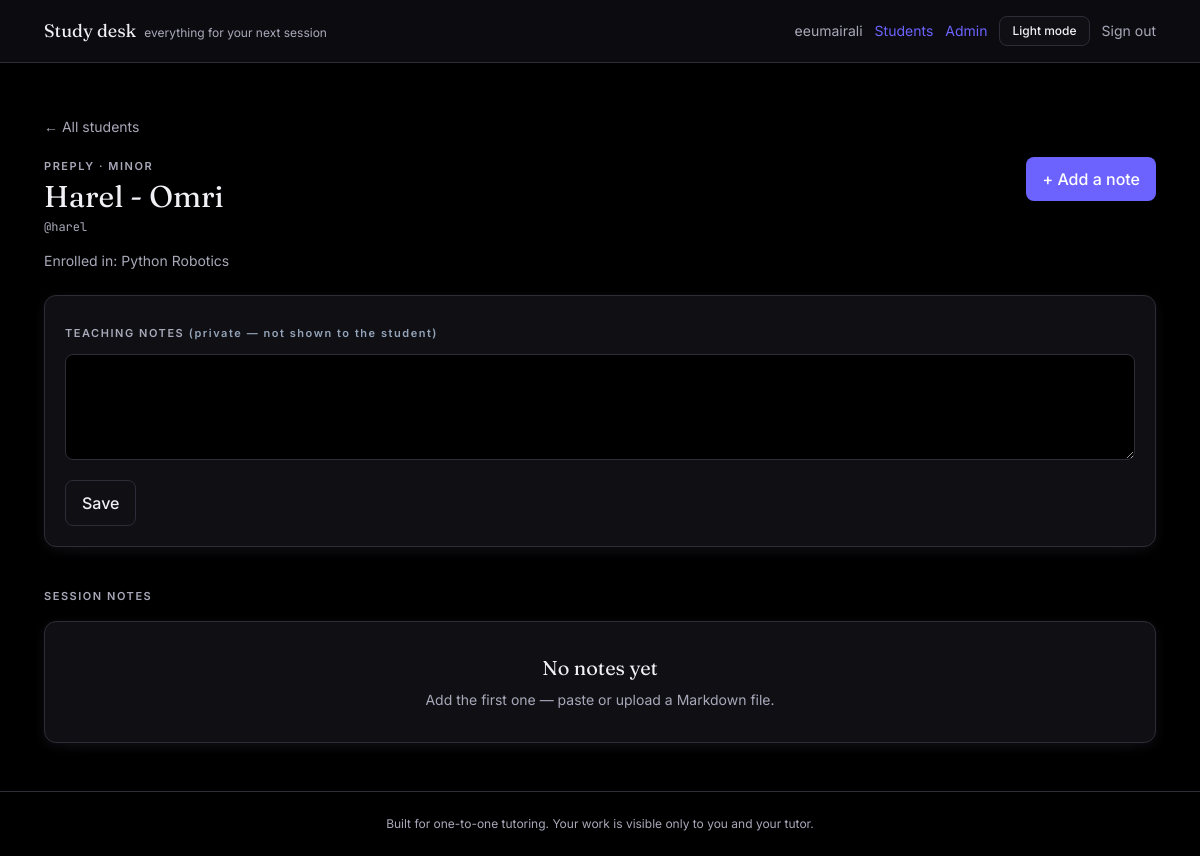
The page /students/18/ (signed in) on the database as committed earlier.
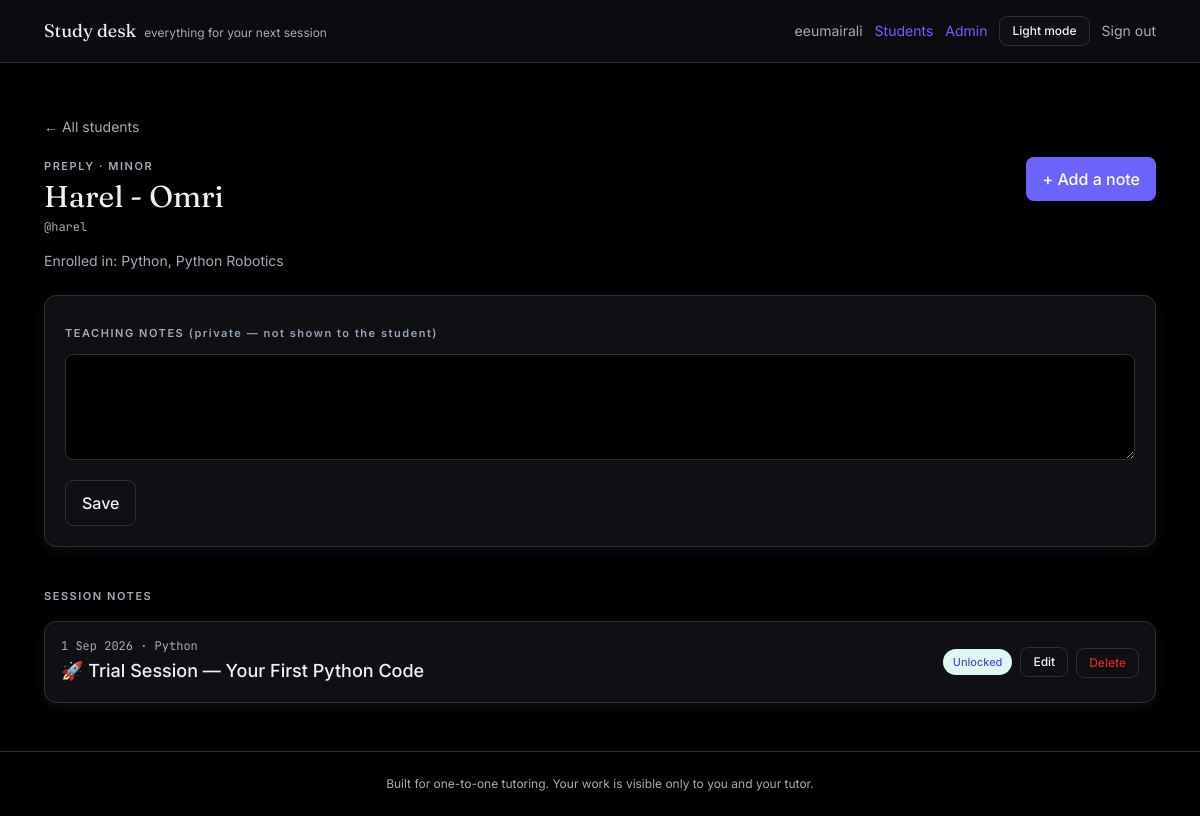
The same page on the database as committed later.
### learning/models.py (models this page shows, shortened)
class Course(models.Model):
    SUBJECTS = [
        ("python", "Python"),
        ("data", "Data science"),
        ("ml", "Machine learning / computer vision"),
        ("matlab", "MATLAB"),
        ("robotics", "Arduino / Webots robotics"),
        ("exam", "Exam preparation"),
    ]
    title = models.CharField(max_length=120)
    slug = models.SlugField(unique=True)
    subject = models.CharField(max_length=20, choices=SUBJECTS, default="python")
    description = models.TextField(blank=True)
    is_published = models.BooleanField(
        default=True, help_text="Untick to hide from students while you build it."
    )
    created_at = models.DateTimeField(auto_now_add=True)
    class Meta:
        ordering = ["title"]

class Lesson(models.Model):
    course = models.ForeignKey(Course, on_delete=models.CASCADE, related_name="lessons", null=True, blank=True)
    student = models.ForeignKey(
        settings.AUTH_USER_MODEL, on_delete=models.CASCADE, related_name="personal_lessons",
        null=True, blank=True, help_text="Set for a dated document written for one student.",
    )
    date = models.DateField(null=True, blank=True, help_text="Orders this on the student's timeline.")
    order = models.PositiveIntegerField(default=1, help_text="Position in the course (shared curriculum lessons only).")
    title = models.CharField(max_length=140)
    subtitle = models.CharField(max_length=255, blank=True)
    description = models.TextField(blank=True, help_text="What the student will do this session. (Legacy field — new lessons use markdown_source.)")
    markdown_source = models.TextField(blank=True, help_text="The lesson document. See skills/FORMAT_SPEC.md.")
    meta = models.JSONField(default=dict, blank=True, help_text="Unknown front-matter keys, rendered as header pills.")
    hint_seconds_default = models.PositiveIntegerField(default=20)
    is_published = models.BooleanField(default=True, help_text="Locked (unticked) lessons are invisible to the student.")
    class Meta:
        ordering = ["-date", "order", "id"]

### learning/views.py (the view)
# urls.py: path("students/<int:user_id>/", views.student_detail, name="student_detail"),
@staff_member_required
def student_detail(request, user_id):
    student = get_object_or_404(User, pk=user_id)
    profile = getattr(student, "student_profile", None)
    if request.method == "POST" and request.POST.get("action") == "save_profile" and profile:
        profile.notes = request.POST.get("notes", "")
        profile.save(update_fields=["notes"])
        return redirect("student_detail", user_id=student.id)
    lessons = sorted(
        Lesson.objects.filter(student=student).order_by("-date", "-id"),
        key=lambda l: "project" not in l.meta,
    )
    courses = Course.objects.filter(enrollments__student=student, enrollments__is_active=True)
    return render(request, "learning/tutor/student_detail.html", {
        "student": student, "profile": profile, "lessons": lessons, "courses": courses,
    })

### templates/learning/tutor/student_detail.html (shortened to what this page needs)
{% extends "base.html" %}
{% block content %}
<a href="{% url 'student_list' %}" class="text-sm text-slate-500 hover:text-ink">&larr; All students</a>
<div class="mt-4 flex flex-wrap items-start justify-between gap-4">
  <div>
    <p class="eyebrow">{% if profile %}{{ profile.get_platform_display }}{% else %}No profile{% endif %}{% if profile.is_minor %} · minor{% endif %}</p>
    <h1 class="mt-1 font-display text-3xl">{{ profile.display_name|default:student.username }}</h1>
    <p class="mt-1 font-mono text-xs text-slate-500">@{{ student.username }}{% if profile.guardian_email %} · guardian: {{ profile.guardian_email }}{% endif %}</p>
  </div>
  <a href="{% url 'lesson_upload' student.id %}" class="btn-primary shrink-0">+ Add a note</a>
</div>
{% if courses %}
  <p class="mt-4 text-sm text-slate-500">Enrolled in: {% for c in courses %}{{ c.title }}{% if not forloop.last %}, {% endif %}{% endfor %}</p>
{% endif %}
{% if profile %}
<form method="post" class="card mt-6 p-5">
  <label class="eyebrow" for="notes">Teaching notes <span class="normal-case text-slate-400">(private — not shown to the student)</span></label>
  <textarea id="notes" name="notes" rows="4" class="mt-2 w-full rounded-lg border border-line bg-paper p-3 text-sm focus:outline-none focus:ring-2 focus:ring-teal-600">{{ profile.notes }}</textarea>
  <button type="submit" class="btn-quiet mt-3">Save</button>
</form>
{% endif %}
<h2 class="mt-10 eyebrow">Session notes</h2>
{% if lessons %}
  <ol class="mt-4 divide-y divide-line overflow-hidden rounded-xl border border-line bg-card shadow-card">
    {% for lesson in lessons %}
      <li class="flex items-center gap-2 p-4">
        <a href="{% url 'lesson_tutor_view' lesson.id %}" class="flex min-w-0 flex-1 items-center justify-between gap-4 transition hover:opacity-80">
          <div class="min-w-0">
            <p class="font-mono text-xs text-slate-500">{% if lesson.meta.project %}Project {{ lesson.meta.project }} · {% endif %}{{ lesson.date|default:"No date" }}{% if lesson.course %} · {{ lesson.course.title }}{% endif %}</p>
            <p class="mt-0.5 font-medium">{{ lesson.title }}</p>
          </div>
          <span class="shrink-0 rounded-full px-2.5 py-1 text-[11px] font-medium {% if lesson.is_published %}bg-mint-100 text-teal-700{% else %}bg-paper text-slate-500{% endif %}">
            {% if lesson.is_published %}Unlocked{% else %}Locked{% endif %}
          </span>
        </a>
        <a href="{% url 'lesson_edit' student.id lesson.id %}" class="btn-quiet shrink-0 px-3 py-1.5 text-xs">Edit</a>
        <form method="post" action="{% url 'lesson_delete' lesson.id %}"
              onsubmit="return confirm('Delete “{{ lesson.title }}”? This removes the student’s saved answers too. This cannot be undone.');">
          <button type="submit" class="btn-quiet shrink-0 px-3 py-1.5 text-xs text-red-600 hover:border-red-300">Delete</button>
        </form>
      </li>
    {% endfor %}
  </ol>
{% else %}
  <div class="card mt-4 p-8 text-center">
    <p class="font-display text-xl">No notes yet</p>
    <p class="mt-2 text-sm text-slate-500">Add the first one — paste or upload a Markdown file.</p>
  </div>
{% endif %}
{% endblock %}

Rows that differ between the two databases and show on the page:
added Course: title "Python"
added Lesson: date "1 Sep 2026", course "Python", title "🚀 Trial Session — Your First Python Code", is_published "Unlocked"
Other text that changed with them:
text no longer shown: "No notes yet Add the first one — paste or upload a Markdown file."
